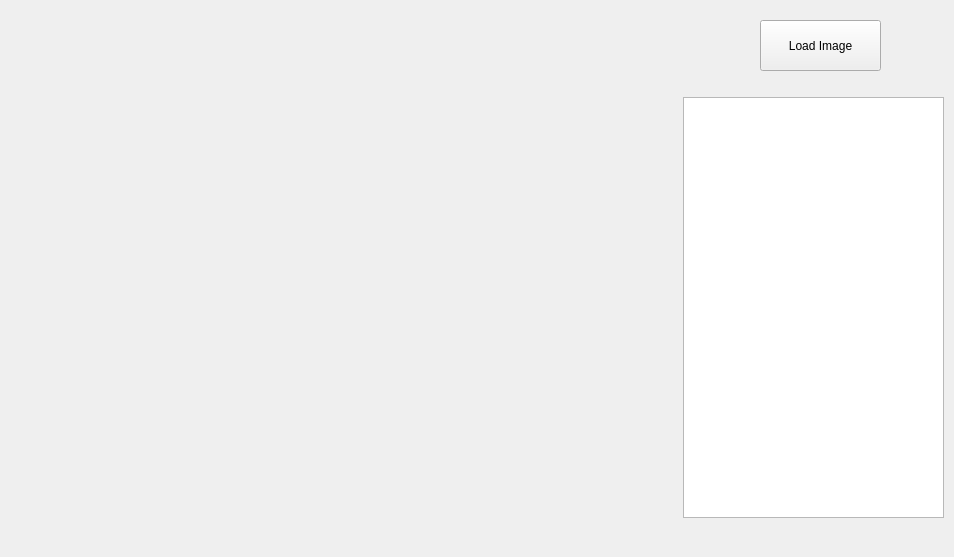
<?xml version="1.0" encoding="UTF-8"?>
<ui version="4.0">
 <class>MainWindow</class>
 <widget class="QMainWindow" name="MainWindow">
  <property name="geometry">
   <rect>
    <x>0</x>
    <y>0</y>
    <width>954</width>
    <height>557</height>
   </rect>
  </property>
  <property name="windowTitle">
   <string>MainWindow</string>
  </property>
  <widget class="QWidget" name="centralwidget">
   <widget class="QLabel" name="label">
    <property name="geometry">
     <rect>
      <x>17</x>
      <y>16</y>
      <width>640</width>
      <height>480</height>
     </rect>
    </property>
    <property name="styleSheet">
     <string notr="true">border-color: rgb(0, 0, 0);</string>
    </property>
    <property name="text">
     <string/>
    </property>
   </widget>
   <widget class="QPushButton" name="load_image">
    <property name="geometry">
     <rect>
      <x>760</x>
      <y>20</y>
      <width>121</width>
      <height>51</height>
     </rect>
    </property>
    <property name="text">
     <string>Load Image</string>
    </property>
   </widget>
   <widget class="QPlainTextEdit" name="text_label">
    <property name="geometry">
     <rect>
      <x>683</x>
      <y>97</y>
      <width>261</width>
      <height>421</height>
     </rect>
    </property>
   </widget>
  </widget>
  <widget class="QMenuBar" name="menubar">
   <property name="geometry">
    <rect>
     <x>0</x>
     <y>0</y>
     <width>954</width>
     <height>25</height>
    </rect>
   </property>
  </widget>
 </widget>
 <resources/>
 <connections/>
</ui>
